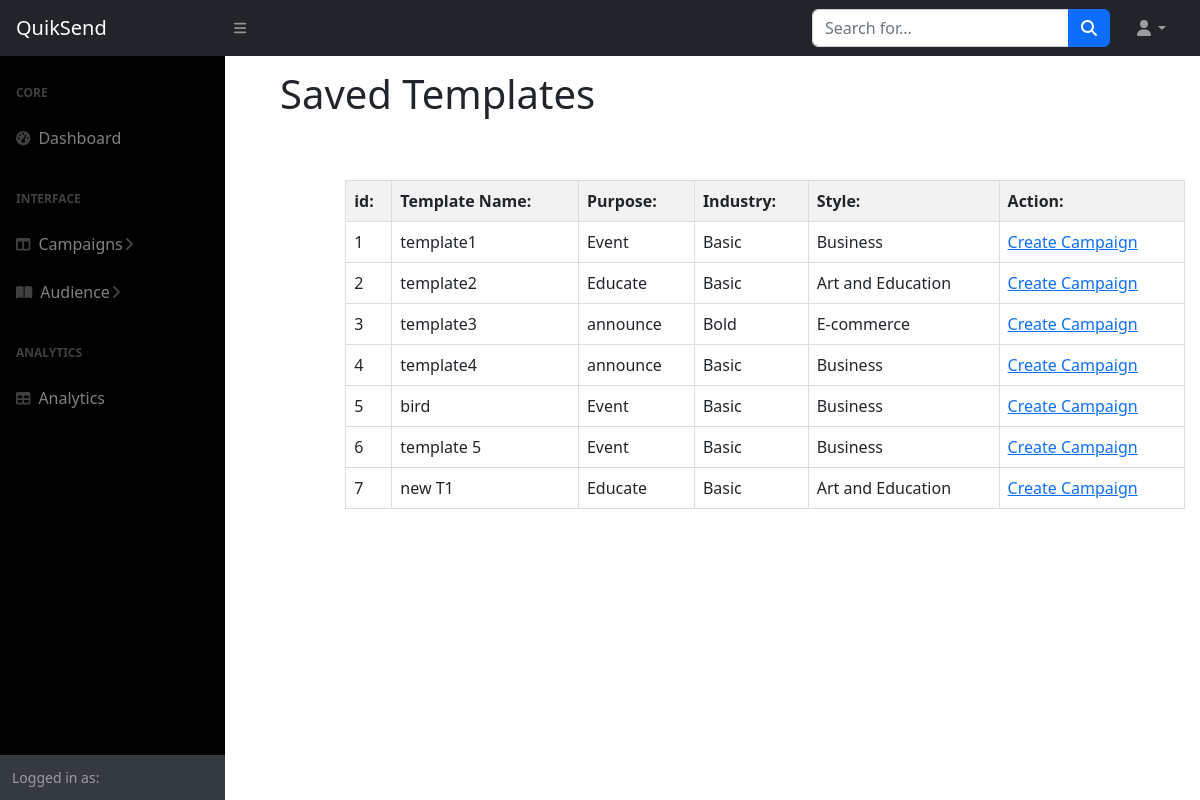
The page /saved_template on the database its author committed.
### app.py (models this page shows)
class Template(db.Model):
    id = db.Column(db.Integer, primary_key=True,unique=True)
    template_name=db.Column(db.String(100))
    purpose = db.Column(db.String(100), nullable=False)
    industry = db.Column(db.String(100), nullable=False)
    style = db.Column(db.String(100), nullable=False)
    content=db.Column(db.Text)

### app.py (the view)
@app.route('/saved_template', methods=['GET','POST'])
def saved_template():
    template = Template.query.all()
    return render_template('save_template.html',template=template)

### templates/save_template.html (shortened to what this page needs)
<!DOCTYPE html>
<html lang="en">
    <head>
        <link href="https://cdn.jsdelivr.net/npm/simple-datatables@7.1.2/dist/style.min.css" rel="stylesheet" />
        <link href="/static/dash.css" rel="stylesheet" />
    </head>
    <body class="sb-nav-fixed">
        <nav class="sb-topnav navbar navbar-expand navbar-dark bg-dark">
            <a class="navbar-brand ps-3" href="/dashboard">QuikSend</a>
            <button class="btn btn-link btn-sm order-1 order-lg-0 me-4 me-lg-0" id="sidebarToggle" href="#!"><i class="fas fa-bars"></i></button>
            <form class="d-none d-md-inline-block form-inline ms-auto me-0 me-md-3 my-2 my-md-0">
                <div class="input-group">
                    <input class="form-control" type="text" placeholder="Search for..." aria-label="Search for..." aria-describedby="btnNavbarSearch" />
                    <button class="btn btn-primary" id="btnNavbarSearch" type="button"><i class="fas fa-search"></i></button>
                </div>
            </form>
            <ul class="navbar-nav ms-auto ms-md-0 me-3 me-lg-4">
                <li class="nav-item dropdown">
                    <a class="nav-link dropdown-toggle" id="navbarDropdown" href="#" role="button" data-bs-toggle="dropdown" aria-expanded="false"><i class="fas fa-user fa-fw"></i></a>
                </li>
            </ul>
        </nav>
        <div id="layoutSidenav">
            <div id="layoutSidenav_nav">
                <nav class="sb-sidenav accordion sb-sidenav-dark" id="sidenavAccordion">
                    <div class="sb-sidenav-menu">
                        <div class="nav">
                            <div class="sb-sidenav-menu-heading" >Core</div>
                            <a class="nav-link" href="/dashboard">
                                <div class="sb-nav-link-icon"><i class="fas fa-tachometer-alt"></i></div>
                                Dashboard
                            </a>
                            <div class="sb-sidenav-menu-heading">Interface</div>
                            <a class="nav-link collapsed" href="#" data-bs-toggle="collapse" data-bs-target="#collapseLayouts" aria-expanded="false" aria-controls="collapseLayouts" >
                                <div class="sb-nav-link-icon"><i class="fas fa-columns"></i></div>
                                Campaigns
                                <div class="sb-sidenav-collapse-arrow"><i class="fas fa-angle-down"></i></div>
                            </a>
                            <a class="nav-link collapsed" href="#" data-bs-toggle="collapse" data-bs-target="#collapsePages" aria-expanded="false" aria-controls="collapsePages">
                                <div class="sb-nav-link-icon"><i class="fas fa-book-open"></i></div>
                                Audience
                                <div class="sb-sidenav-collapse-arrow"><i class="fas fa-angle-down"></i></div>
                            </a>
                            <div class="sb-sidenav-menu-heading">Analytics</div>
                            <a class="nav-link" href="tables.html">
                                <div class="sb-nav-link-icon"><i class="fas fa-table"></i></div>
                                Analytics
                            </a>
                        </div>
                    </div>
                    <div class="sb-sidenav-footer">
                        <div class="small">Logged in as:</div>
                    </div>
                </nav>
            </div>
        <h1>Saved Templates</h1>
        <br>
        <table>
            <thead>
                <tr>
                    <th>id:</th>
                    <th>Template Name:</th>
                    <th>Purpose:</th>
                    <th>Industry:</th>
                    <th>Style:</th>
                    <th>Action:</th>
                </tr>
            </thead>
            <tbody>
                {% for entry in template %}
                <tr>
                    <td>{{ entry.id }}</td>
                    <td>{{ entry.template_name }}</td>
                    <td>{{ entry.purpose }}</td>
                    <td>{{ entry.style }}</td>
                    <td>{{ entry.industry }}</td>
                    <td><a href="/create_campaign/{{entry.id}}">Create Campaign</a></td>
                </tr>
                {% endfor %}
            </tbody>
        </table>
    </body>
</html>

### templates/save_template.html (style rules this page uses)
h1 { margin-left:280px; margin-top:70px; }
table { margin-left: -250px; border-collapse: collapse; width: 70%; margin-top:180px; }
th, td { border: 1px solid #ddd; padding: 8px; text-align: left; }
th { background-color: #f2f2f2; }
a { width:50px; }

### rows shown on the page
Template: id "1", template_name "template1", purpose "Event", style "Basic", industry "Business"
Template: id "2", template_name "template2", purpose "Educate", style "Basic", industry "Art and Education"
Template: id "3", template_name "template3", purpose "announce", style "Bold", industry "E-commerce"
Template: id "4", template_name "template4", purpose "announce", style "Basic", industry "Business"
Template: id "5", template_name "bird", purpose "Event", style "Basic", industry "Business"
Template: id "6", template_name "template 5", purpose "Event", style "Basic", industry "Business"
Template: id "7", template_name "new T1", purpose "Educate", style "Basic", industry "Art and Education"
